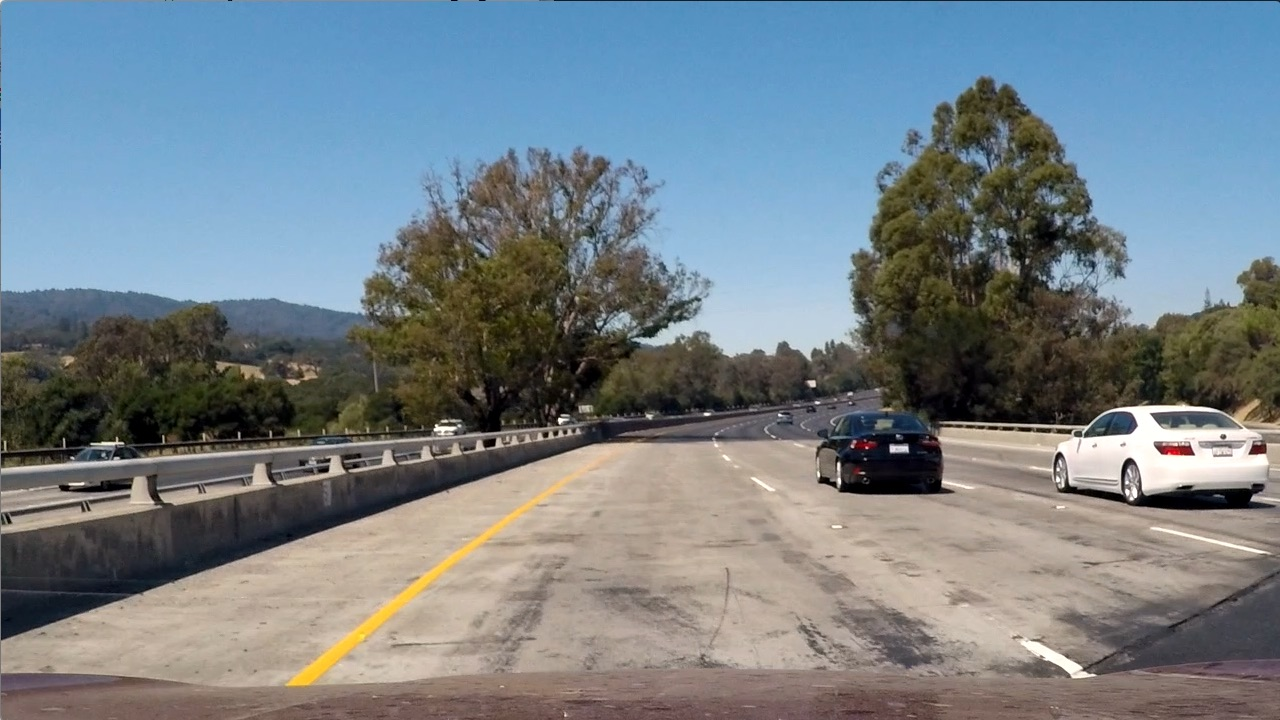
#> input picture test_images/test1.jpg, 1280 x 720 px
$ jupyter execute --allow-errors gradient_and_color_thresholding.ipynb   (shell and % lines are left out)   (older library calls are emulated)
#> lines starting #> are read from the running program, lines starting #| are printed output that depends on the picture
[cell 1]
import matplotlib.pyplot as plt
import numpy as np
import cv2
import pickle

from scipy.misc import imread
from birdseye import BirdsEye
from helpers import show_images, save_image, roi
from lanefilter import LaneFilter

#> (a cell that did not finish here is left out)

[cell 3]
def lane_filter_test(path):
#> called with path = 'test_images/test1.jpg'
  img = imread(path)
#> img is the input picture: shape (720, 1280, 3); mean R, G, B 117.5, 128.7, 135.5
  img = birdsEye.undistort(img)
  binary = laneFilter.apply(img)
  masked_lane = np.logical_and(birdsEye.sky_view(binary), roi(binary))
  sobel_img = birdsEye.sky_view(laneFilter.sobel_breakdown(img))
  color_img = birdsEye.sky_view(laneFilter.color_breakdown(img))
  show_images([color_img, sobel_img, masked_lane], per_row = 3, per_col = 1, W = 15, H = 5)

#> (a cell that did not finish here is left out)

#> (a cell that did not finish here is left out)

#> call 2 of lane_filter_test, with path = 'test_images/straight_lines1.jpg'
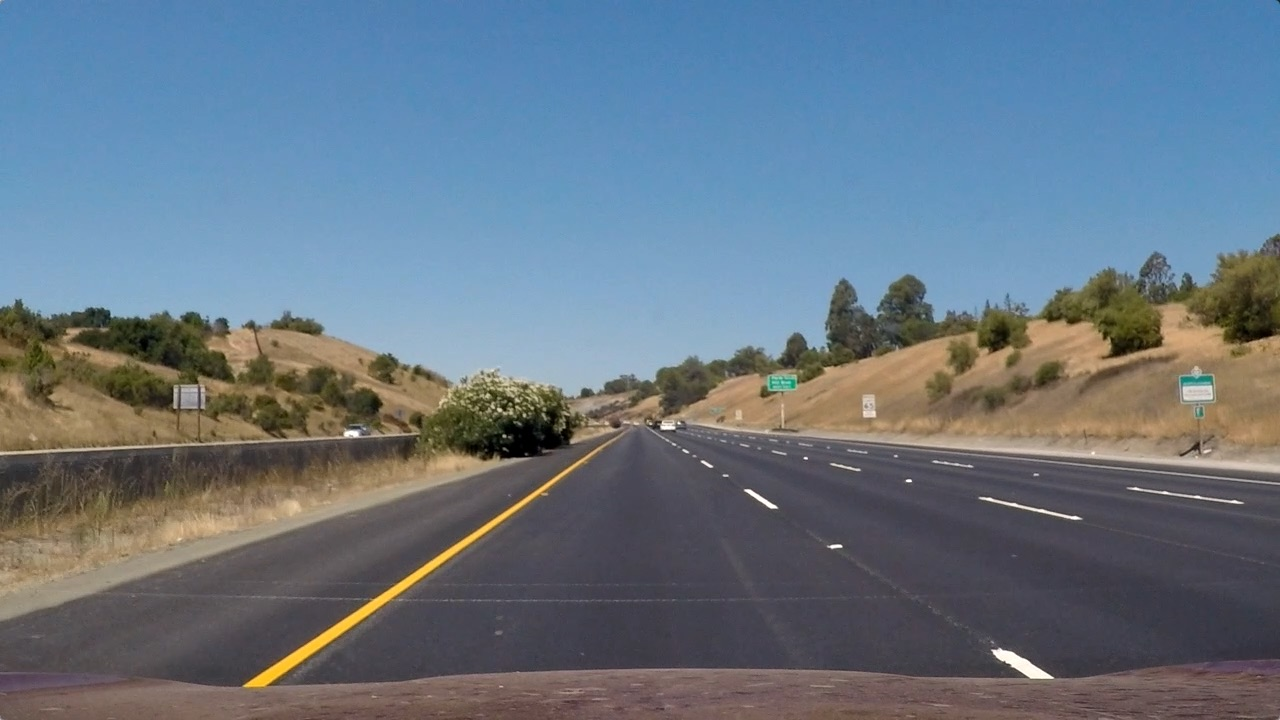
#> input picture test_images/straight_lines1.jpg, 1280 x 720 px
#> in lane_filter_test, img is the input picture: shape (720, 1280, 3); mean R, G, B 103.2, 117.7, 131.2

#> (a cell that did not finish here is left out)

#> call 3 of lane_filter_test, with path = 'test_images/straight_lines2.jpg'
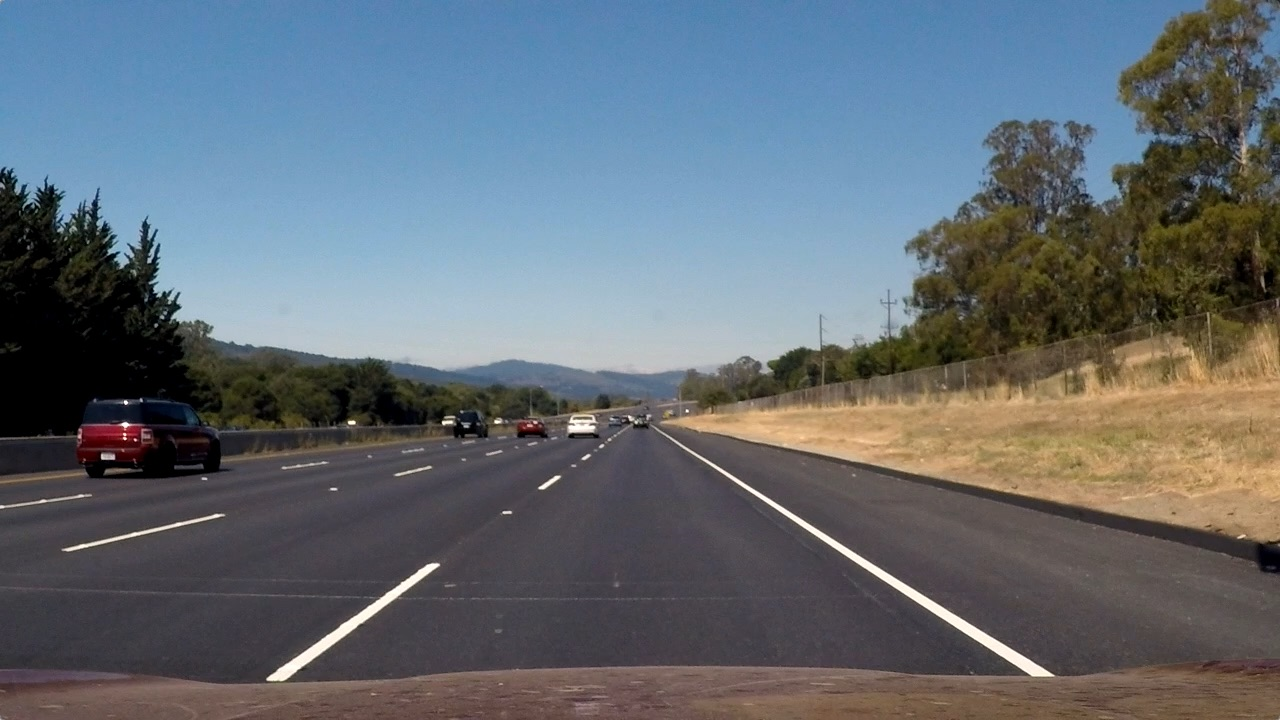
#> input picture test_images/straight_lines2.jpg, 1280 x 720 px
#> in lane_filter_test, img is the input picture: shape (720, 1280, 3); mean R, G, B 99.4, 107.7, 115.1
